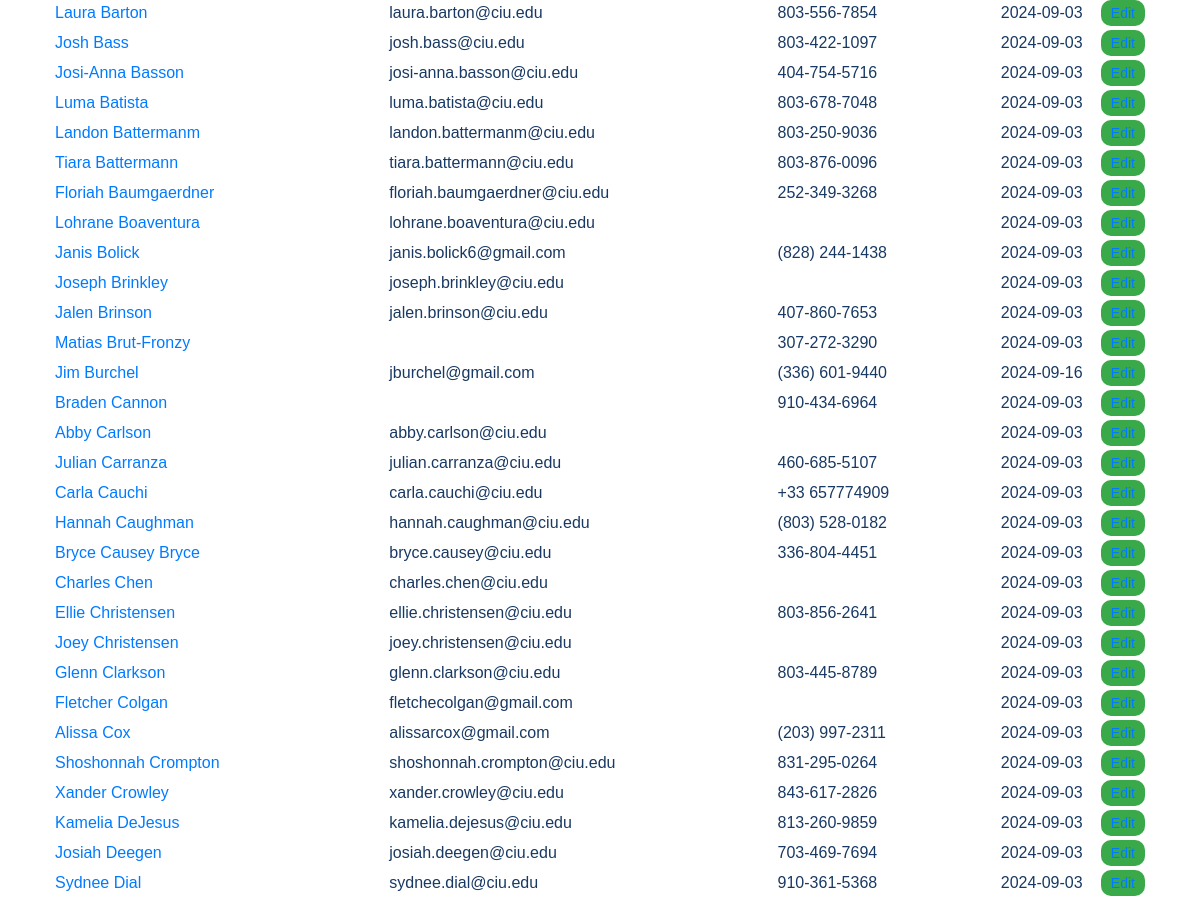
The page /contacts/ (signed in, middle part) on the database as committed earlier.
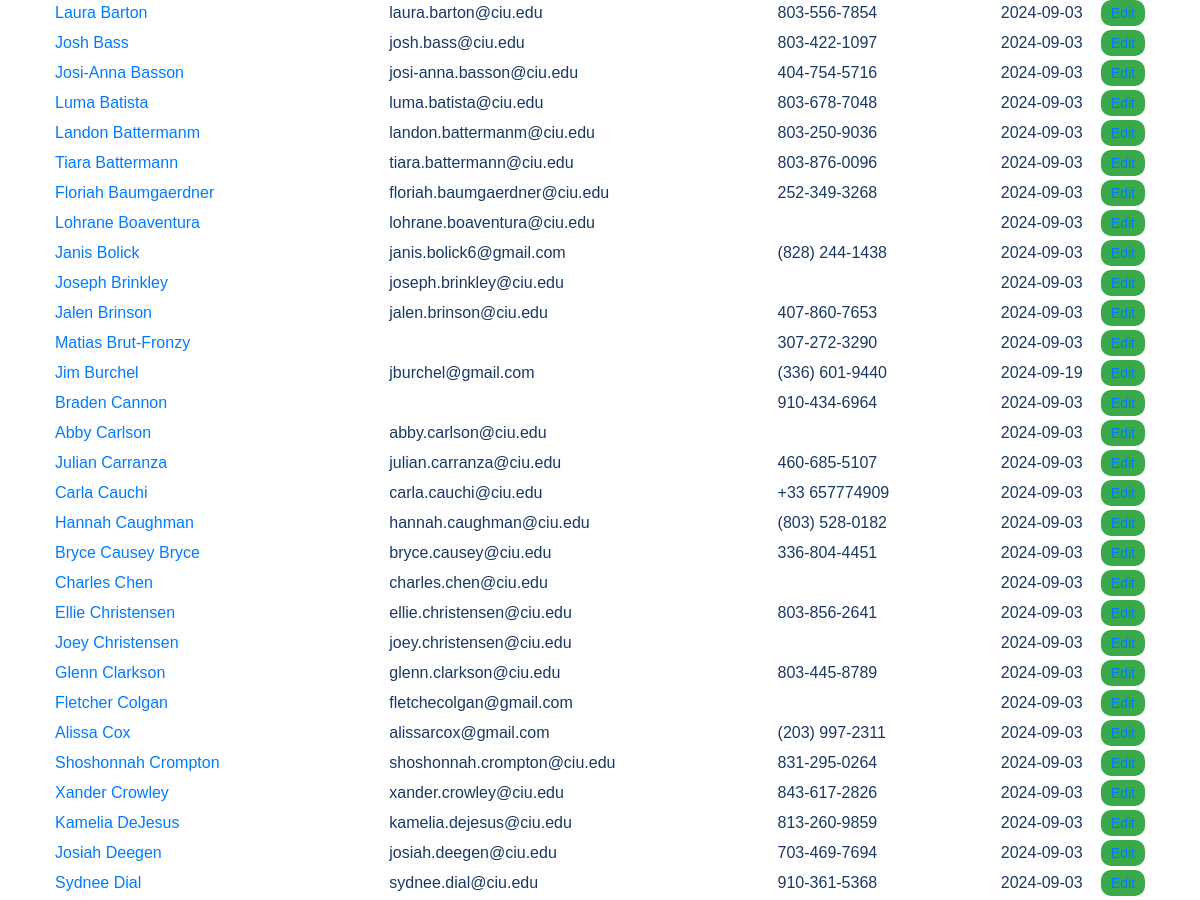
The same page on the database as committed later.
### contacts/models.py (models this page shows, shortened)
class Contact(models.Model):
    STATE = (
        ('al', 'AL'), ('ak', 'AK'), ('az', 'AZ'), ('ar', 'AR'), ('ca', 'CA'),('co', 'CO'),('ct', 'CT'),('de', 'DE'), ('fl', 'FL'), ('ga', 'GA'),
        ('hi', 'HI'), ('id', 'ID'), ('il', 'IL'), ('in', 'IN'), ('ia', 'IA'), ('ks', 'KS'), ('ky', 'KY'), ('la', 'LA'), ('me', 'ME'),
        ('md', 'MD'), ('ma', 'MA'), ('mi', 'MI'), ('mn', 'MN'), ('ms', 'MS'), ('mo', 'MO'), ('mt', 'MT'), ('ne', 'NE'), ('nv', 'NV'),
        ('nh', 'NH'), ('nj', 'NJ'), ('nm', 'NM'), ('ny', 'NY'), ('nc', 'NC'), ('nd', 'ND'), ('oh', 'OH'), ('ok', 'OK'), ('or', 'OR'),
        ('pa', 'PA'), ('ri', 'RI'), ('sc', 'SC'), ('sd', 'SD'), ('tn', 'TN'), ('tx', 'TX'), ('ut', 'UT'), ('vt', 'VT'), ('va', 'VA'),
        ('wa', 'WA'), ('wv', 'WV'), ('wi', 'WI'), ('wy', 'WY'),('dc', 'DC')
    )
    PREFERRED_CONTACT_METHODS = (
        ('email', 'Email'),('phone', 'Phone'),('text', 'Text'),('Facebook Messanger',
        'Facebook Messanger'),('whatsapp', 'Whatsapp'),('groupme', 'Groupme'),('signal', 'Signal'),('other', 'Other')
    )
    church_name = models.CharField(max_length=100, null=True, blank=True)
    first_name = models.CharField(max_length=100)
    last_name = models.CharField(max_length=100)
    image = models.ImageField(upload_to=get_image_path, null=True, blank=True)
    preferred_contact_method = models.CharField(max_length=100, choices=PREFERRED_CONTACT_METHODS)
    phone = models.CharField(max_length=50)
    email = models.EmailField()
    street_address = models.CharField(max_length=200, null=True, blank=True)
    city = models.CharField(max_length=100, null=True, blank=True)
    state = models.CharField(max_length=2, choices=STATE, null=True, blank=True)
    zip_code = models.CharField(max_length=10, null=True, blank=True)
    initial_notes = models.TextField(null=True, blank=True)
    date_created = models.DateField(auto_now_add=True,null=True, blank=True)
    date_modified = models.DateField(auto_now=True,null=True, blank=True)
    com_log = GenericRelation(ComLog)
    def get_name(self):
        if hasattr(self, 'church'):
            return self.church.church_name or "Unnamed Church"
        elif hasattr(self, 'people'):
            return f"{self.people.first_name} {self.people.last_name}".strip() or "Unnamed Person"
        else:
            return self.church_name or f"{self.first_name} {self.last_name}".strip() or "Unnamed Contact"

### contacts/views.py (the view)
# urls.py: path('', views.ContactListView.as_view(), name='contact_list'),
@method_decorator(login_required, name='dispatch')
class ContactListView(ListView):
    model = Contact
    template_name = 'contacts/contact_list.html'
    context_object_name = 'contacts'
    def get_queryset(self):
        return Contact.objects.select_related('people', 'church').order_by('last_name', 'first_name')
    def get_context_data(self, **kwargs):
        context = super().get_context_data(**kwargs)
        contacts_data = []
        for contact in context['contacts']:
            contact_dict = {
                'id': contact.id,
                'name': contact.get_name(),
                'type': 'Person' if hasattr(contact, 'people') else 'Church',
                'email': contact.email,
                'phone': contact.phone,
                'last_contact': contact.date_modified.strftime('%Y-%m-%d') if contact.date_modified else '',
            }
            contacts_data.append(contact_dict)
        context['contacts_json'] = json.dumps(contacts_data)
        return context

### contacts/templates/contacts/contact_list.html (shortened to what this page needs)
{% extends 'core/base.html' %}
{% load static %}
{% block extra_css %}
<link rel="stylesheet" href="{% static 'css/contacts_list.css' %}">
{% endblock %}
{% block content %}
<div class="container">
    <table class="table">
        <tbody id="contacts-body">
            {% for contact in contacts %}
                <tr>
                    <td>
                        {% if contact.church %}
                            <a href="{% url 'contacts:church_detail' contact.church.id %}">{{ contact.church.church_name }}</a>
                        {% elif contact.people %}
                            <a href="{% url 'contacts:person_detail' contact.people.id %}">{{ contact.people.first_name }} {{ contact.people.last_name }}</a>
                        {% else %}
                            {{ contact.get_name }}
                        {% endif %}
                    </td>
                    <td>{{ contact.get_type_display }}</td>
                    <td>{{ contact.email }}</td>
                    <td>{{ contact.phone }}</td>
                    <td>{{ contact.date_modified|date:"Y-m-d" }}</td>
                    <td>
                        {% if contact.church %}
                            <a href="{% url 'contacts:church_edit' contact.church.id %}" class="btn btn-sm btn-warning">Edit</a>
                        {% elif contact.people %}
                            <a href="{% url 'contacts:person_edit' contact.people.id %}" class="btn btn-sm btn-warning  ">Edit</a>
                        {% endif %}
                    </td>
                </tr>
            {% empty %}
                <tr>
                    <td colspan="6">No contacts found.</td>
                </tr>
            {% endfor %}
        </tbody>
    </table>
</div>
{% endblock %}

### core/templates/core/base.html (shortened to what this page needs)
{% load static %}
<!DOCTYPE html>
<html lang="en">
<head>
    {% block extra_css %}{% endblock %}
    <link rel="stylesheet" href="{% static 'css/main.css' %}">
</head>
<body>
    {% include 'core/partials/nav.html' %}
    <main id="app">
        {% block content %}{% endblock %}
    </main>
</body>
</html>

### core/templates/core/partials/nav.html (shortened to what this page needs)
{% load static %}
<antArtifact identifier="navbar-template-with-debug" type="application/vnd.ant.code" language="html" title="core/templates/core/partials/nav.html (dropdown-content section)">

### static/css/contacts_list.css (style rules this page uses)
:root { --pipeline-start: #183963; --pipeline-end: #39A949; --primary-white: #FFFFFF; --light-gray: #f0f0f0; --border-color: #e0e0e0; --border-radius: 10px; }
body { font-family: Arial, sans-serif; margin: 0; padding: 0; background-color: var(--primary-white); color: var(--pipeline-start); }
.container { max-width: 1500px; margin: 0 auto; padding: 20px; }

### static/css/main.css (style rules this page uses)
:root { --primary-blue: #183963; --primary-green: #39A949; --primary-gray: #7F7F7F; --primary-white: #FFFFFF; }
body { margin: 0; font-family: Arial, sans-serif; color: var(--primary-blue); background-color: var(--primary-white); }
main { flex: 1; padding: 2rem; }

Rows that differ between the two databases and show on the page:
changed Contact "Jim": date_modified "2024-09-16" → "2024-09-19"
